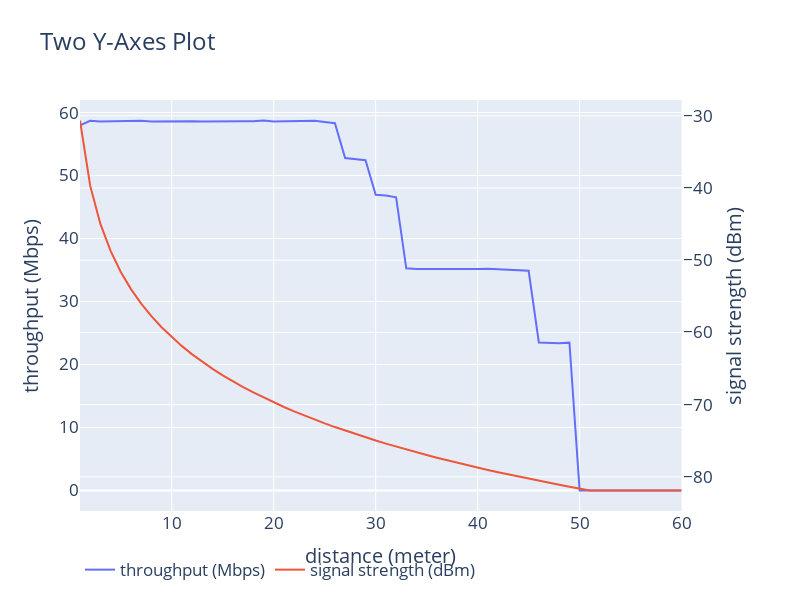

Notebook source saved alongside this figure:
### Code cell
import plotly.subplots as sp
import plotly.graph_objects as go


# Create a subplot with two y-axes
fig = sp.make_subplots(specs=[[{"secondary_y": True}]])


# Add traces for kbps values on the left y-axis
fig.add_trace(go.Scatter(x=udpClientDf_1['dist'], y=udpClientDf_1['kbps']/1000, mode='lines', name='throughput (Mbps)'), secondary_y=False)

# Add traces for dB values on the right y-axis
fig.add_trace(go.Scatter(x=udpClientDf_1['dist'], y=udpClientDf_1['signal'], mode='lines', name='signal strength (dBm)'), secondary_y=True)

# Update layout
fig.update_layout(title='Two Y-Axes Plot',
                  xaxis_title='distance (meter)',
                  yaxis_title='throughput (Mbps)',
                  yaxis2_title='signal strength (dBm)',
                  legend=dict(x=0, y=-0.1, traceorder='normal', orientation='h'),
                  font=dict(size=17),
                  width=800, height=600)
                  

# Show the plot
fig.show()

### Figure 1 — Plotly figure (JSON) as saved in the notebook; plotly's stock layout.template omitted (floating-point values rounded to 4 significant figures)
{"data": [{"mode": "lines", "name": "throughput (Mbps)", "x": [1, 2, 3, 4, 5, 6, 7, 8, 9, 10, 11, 12, 13, 14, 15, 16, 17, 18, 19, 20, 21, 22, 23, 24, 25, 26, 27, 28, 29, 30, 31, 32, 33, 34, 35, 36, 37, 38, 39, 40, 41, 42, 43, 44, 45, 46, 47, 48, 49, 50, 51, 52, 53, 54, 55, 56, 57, 58, 59, 60], "y": [57.98, 58.68, 58.58, 58.59, 58.63, 58.59, 58.71, 58.58, 58.59, 58.62, 58.72, 58.62, 58.59, 58.61, 58.69, 58.62, 58.62, 58.63, 58.73, 58.57, 58.61, 58.61, 58.64, 58.7, 58.5, 58.31, 52.78, 52.65, 52.44, 46.94, 46.83, 46.55, 35.28, 35.15, 35.14, 35.18, 35.17, 35.16, 35.16, 35.14, 35.2, 35.12, 35.12, 35.06, 34.88, 23.5, 23.39, 23.39, 23.47, 0.0, 0.0, 0.0, 0.0, 0.0, 0.0, 0.0, 0.0, 0.0, 0.0, 0.0], "type": "scatter", "xaxis": "x", "yaxis": "y"}, {"mode": "lines", "name": "signal strength (dBm)", "x": [1, 2, 3, 4, 5, 6, 7, 8, 9, 10, 11, 12, 13, 14, 15, 16, 17, 18, 19, 20, 21, 22, 23, 24, 25, 26, 27, 28, 29, 30, 31, 32, 33, 34, 35, 36, 37, 38, 39, 40, 41, 42, 43, 44, 45, 46, 47, 48, 49, 50, 51, 52, 53, 54, 55, 56, 57, 58, 59, 60], "y": [-30.66, -39.69, -44.97, -48.72, -51.63, -54.0, -56.01, -57.75, -59.28, -60.66, -61.9, -63.03, -64.08, -65.04, -65.94, -66.78, -67.57, -68.32, -69.02, -69.69, -70.32, -70.93, -71.51, -72.06, -72.6, -73.11, -73.6, -74.07, -74.53, -74.97, -75.4, -75.81, -76.21, -76.6, -76.98, -77.35, -77.7, -78.05, -78.39, -78.72, -79.04, -79.35, -79.66, -79.96, -80.25, -80.54, -80.82, -81.09, -81.36, -81.63, -81.88, -81.88, -81.88, -81.88, -81.88, -81.88, -81.88, -81.88, -81.88, -81.88], "type": "scatter", "xaxis": "x", "yaxis": "y2"}], "layout": {"xaxis": {"anchor": "y", "domain": [0.0, 0.94], "title": {"text": "distance (meter)"}}, "yaxis": {"anchor": "x", "domain": [0.0, 1.0], "title": {"text": "throughput (Mbps)"}}, "yaxis2": {"anchor": "x", "overlaying": "y", "side": "right", "title": {"text": "signal strength (dBm)"}}, "legend": {"x": 0, "y": -0.1, "traceorder": "normal", "orientation": "h"}, "font": {"size": 17}, "title": {"text": "Two Y-Axes Plot"}, "width": 800, "height": 600}}
